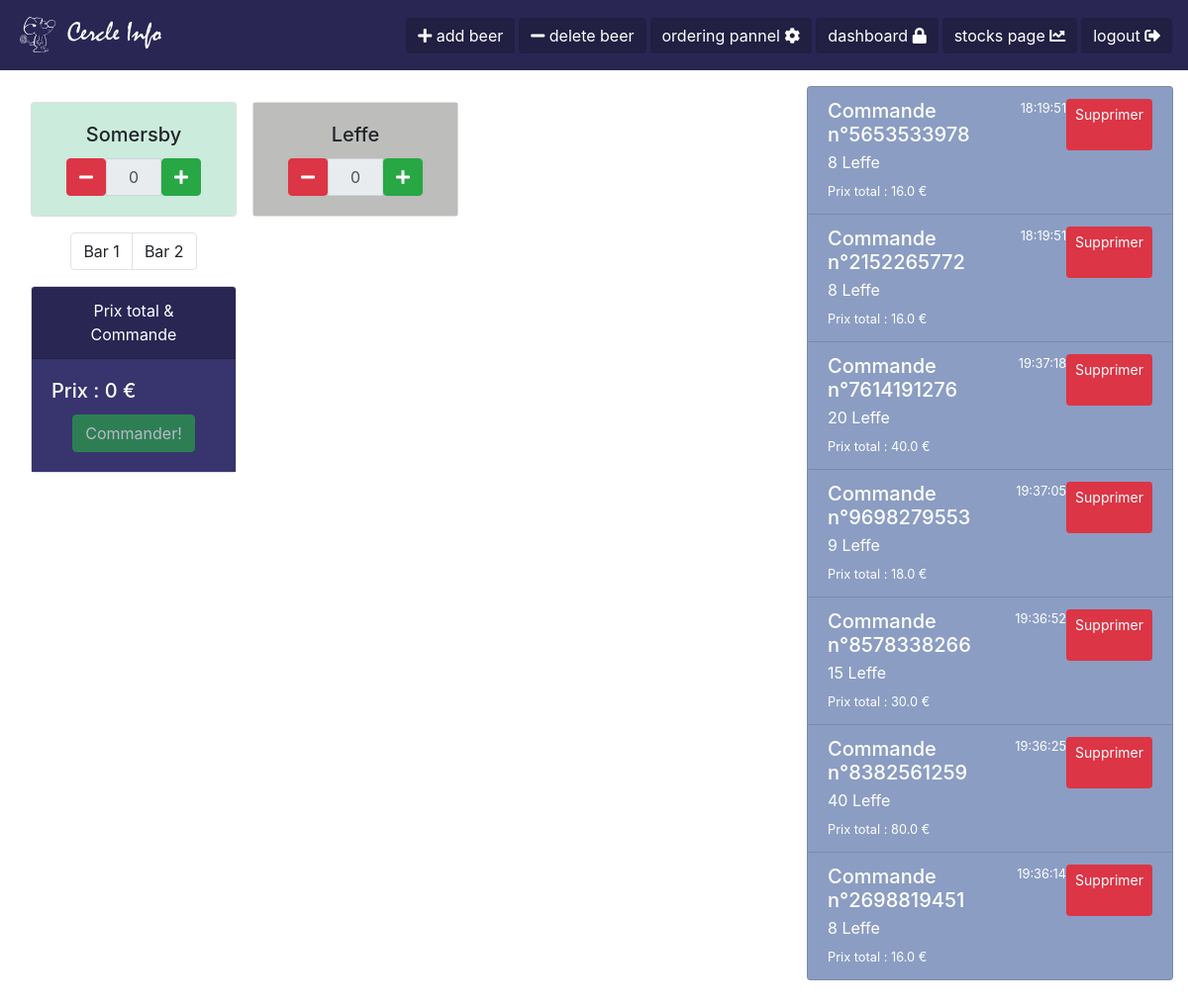
Before: /beer_ordering/ (signed in) with the older database file.
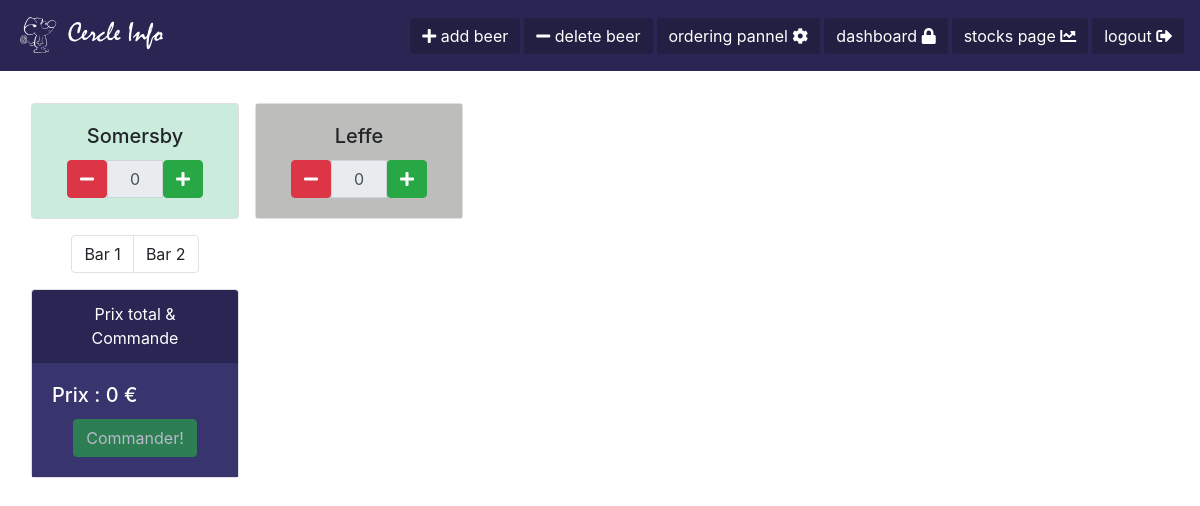
After: the same page with the newer database file.
### Beer/models.py (models this page shows, shortened)
class Beer(models.Model):
    beer_name = models.CharField(max_length=100)
    price = models.FloatField(null=False)
    buy_price = models.FloatField(null=False)
    stock = models.IntegerField(null=False)
    static_stock = models.IntegerField(null=False)
    coef_up = models.FloatField(null=False)
    coef_down = models.FloatField(null=False)
    coef_max = models.FloatField(null=False)
    coef_min = models.FloatField(null=False)
    q_qarder = models.IntegerField(null=False, default=0)
    q_current_qarder = models.IntegerField(null=False, default=0)
    alcohol_percentage = models.FloatField(null=False, default=0)
    bar = models.IntegerField(null=False, default=1)
    trend = models.CharField(max_length=10, default='EQUAL')
    out_of_stock = models.BooleanField(null=False, default=False)
    best_value = models.BooleanField(null=False, default=False)
    best_price = models.BooleanField(null=False, default=False)
    class Meta:
        permissions = (('show_tool_bar', 'Can show the toolbar'),
                       ('failsafe_mode', 'Can access to failsafe'),)

class History(models.Model):
    id_str = models.CharField(max_length=25, null=False)
    time = models.CharField(null=False, max_length=25)
    total_price = models.FloatField(null=False, default=0)
    buy_total_price = models.FloatField(null=False, default=0)
    history_json = models.TextField()
    quarter = models.IntegerField(null=False, default=1)
    text = models.TextField(null=False, default="")

### Beer/views.py (the view)
# urls.py: path('beer_ordering/', BeerViews.beer_ordering_view, name='beer_ordering'),
@login_required
def beer_ordering_view(request):
    return render(request, 'ordering_beer_page.html', {'beers': BeerModel.objects.all(), 'history': History.objects.all()})

### Beer/templatetags/filter_extra.py (called while the page is built)
def rcolors(value):
    letters = 'B,C,D,E,F'.split(',')
    color = '#'
    while color in color_list:
        for i in range(6):
            color += letters[math.floor(random() * len(letters))]
    color_list.append(color)
    return color

### templates/ordering_beer_page.html (shortened to what this page needs)
{%extends 'main_template.html' %}
{% load static %}
{%block content%}
<div class="container-fluid">
  <div class="row">
    <div class="col-sm-8">
      {% include 'beer_card.html' with beers=beers%}
      <div class="mt-3 ml-3" style="max-width: 13rem;">
        <ul class="pagination justify-content-center">
            <li class="page-item"><a class="page-link" onclick="show_bar(1);hide_bar(2);">Bar 1</a></li>
            <li class="page-item"><a class="page-link" onclick="show_bar(2);hide_bar(1)">Bar 2</a></li>
        </ul>
      </div>
      <div class="card text-white mt-3 ml-3" style="max-width: 13rem;">
          <div class="card-header text-center"style="background-color: #292654;">Prix total & Commande</div>
          <div class="card-body" style="background-color: #37346e;">
              <h5 class="card-title" id="total_price">Prix : 0 €</h5>
              <div class="text-center">
                  <div class="btn btn-success disabled" id="order_btn" onclick="make_order()">Commander!</div>
              </div>
          </div>
      </div>
    </div>
        <div class="col-sm-4">
      {% include 'ordering_list.html' with history=history %}
        </div>
  </div>
</div>
{%endblock%}

### templates/beer_card.html
{% load static %}
{% load filter_extra %}
<div class="row col-sm">
{% for beer in beers %}
    <div class="card ml-3 mt-3 bar{{beer.bar}}" style="width: 13rem;">
      <div id="card{{beer.beer_name}}" class="card-body" style='background-color: {{beer.beer_name|rcolors}};'>
          {% if beer.out_of_stock == False %}
           <h5 id="card_title_{{beer.beer_name}}" class="card-title text-center">{{ beer.beer_name }}</h5>
          {% else %}
           <h5 id="card_title_{{beer.beer_name}}" class="card-title text-center" style="text-decoration: line-through">{{ beer.beer_name }}</h5>
          {% endif %}
        <div class="input-group col-sm-12">
          <span class="input-group-btn">
              <div class="btn btn-danger" onclick="minus({{ forloop.counter }}, '{{ beer.beer_name }}')">
                  <i class="fas fa-minus"></i>
              </div>
          </span>
          <input type="text" id="input{{ beer.beer_name}}" class="form-control input-number text-center" value="0" min="0" disabled>
          <span class="input-group-btn max-btn" id="plus{{ beer.beer_name }}" onclick="plus({{ forloop.counter }}, '{{ beer.beer_name }}')">
              <button type="button"  class="btn btn-success">
                  <i class="fas fa-plus"></i>
              </button>
          </span>
      </div>
      </div>
    </div>
{% endfor %}
</div>

### templates/ordering_list.html
<div class="list-group" id="histo" style="position: relative; height: 94vh; width: 100%; overflow-y: scroll;">
    {% for histo in history reversed %}
    <a class="list-group-item list-group-item-action flex-column align-items-start text-white history_color" style="background-color:#8b9dc3;" id="{{ histo.id_str }}">
        <div class="d-flex w-100 justify-content-between">
            <h5 class="mb-1">Commande n°{{ histo.id_str }}</h5>
            <small>{{ histo.time }}</small>
            <div id="del_{{histo.id_str}}" class="btn btn-sm btn-danger history_btn" data-id="{{ histo.quarter }}" onclick="delete_histo({{ histo.id_str }})">Supprimer</div>
        </div>
    <p class="mb-1">{{ histo.text }}</p>
    <small id="">Prix total : {{ histo.total_price }} €</small>
    </a>
    {% endfor %}
</div>

Changed rows visible on the page:
removed History: id_str "5653533978", time "18:19:51", text "8 Leffe", total_price "16.0"
removed History: id_str "2152265772", time "18:19:51", text "8 Leffe", total_price "16.0"
removed History: id_str "7614191276", time "19:37:18", text "20 Leffe", total_price "40.0"
removed History: id_str "9698279553", time "19:37:05", text "9 Leffe", total_price "18.0"
removed History: id_str "8578338266", time "19:36:52", text "15 Leffe", total_price "30.0"
removed History: id_str "8382561259", time "19:36:25", text "40 Leffe", total_price "80.0"
removed History: id_str "2698819451", time "19:36:14", text "8 Leffe", total_price "16.0"
